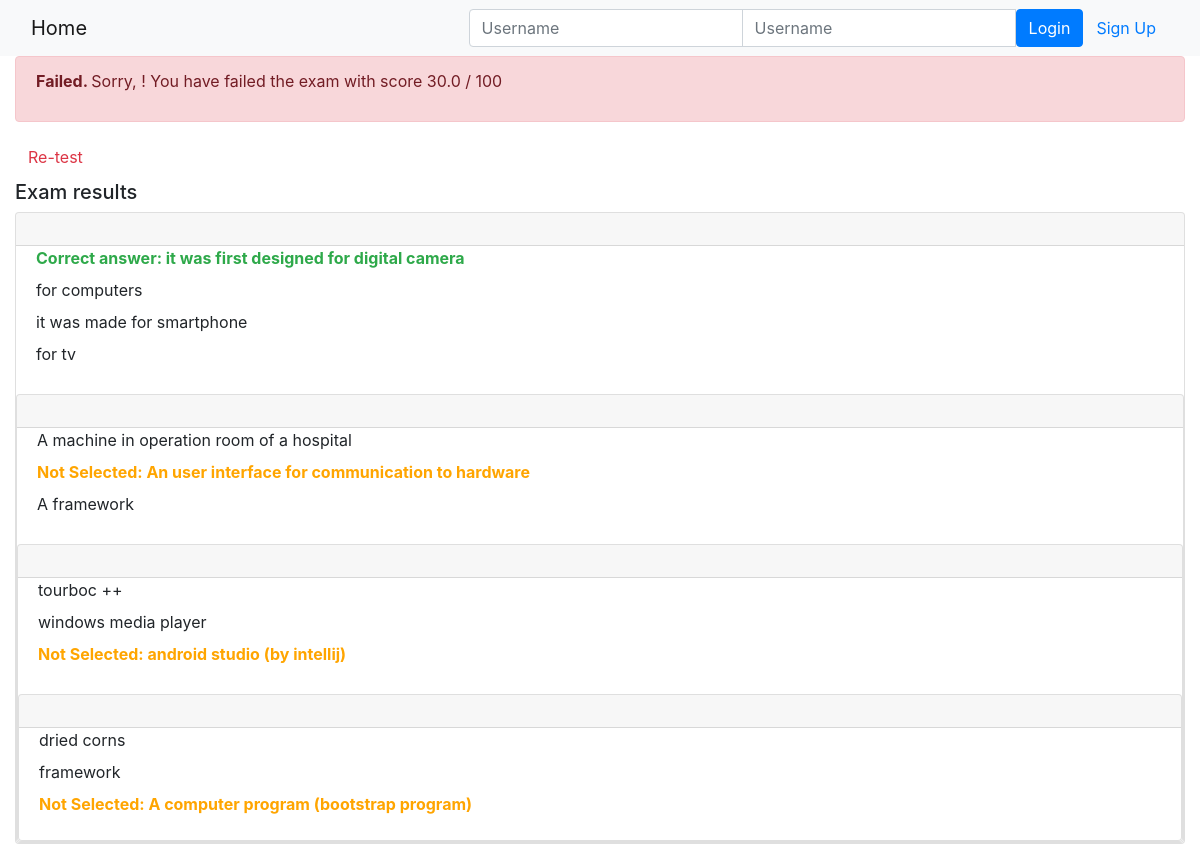
The app's page /onlinecourse/course/4/submission/4/result/ with its own data.
### onlinecourse/models.py (models this page shows, shortened)
class Question(models.Model):
    course = models.ForeignKey(Course, on_delete=models.CASCADE,null=True)
    text = models.CharField(max_length=150,null=True)
    grade = models.FloatField()

class Choice(models.Model):
    question = models.ForeignKey(Question, on_delete=models.CASCADE,null=True)
    text = models.CharField(max_length=150,null=True )
    is_correct = models.BooleanField()

### onlinecourse/views.py (the view)
# urls.py: path('course/<int:course_id>/submission/<int:submission_id>/result/', views.show_exam_result, name = 'show_exam_result'),
def show_exam_result(request, course_id, submission_id):
    context = {}
    course = get_object_or_404(Course, pk=course_id)
    submission = get_object_or_404(Submission, pk=submission_id)
    selected_choices = Submission.objects.filter(id = submission_id).values_list('choices', flat=True)
    grade = 0
    for i in submission.choices.all().filter(is_correct=True).values_list('question_id'):
        grade += Question.objects.filter(id=i[0]).first().grade
    context['course'] = course
    context['selected_ids'] = selected_choices
    context['grade'] = grade
    return render(request, 'onlinecourse/exam_result_bootstrap.html', context)

### onlinecourse/templates/onlinecourse/exam_result_bootstrap.html (shortened to what this page needs)
<!DOCTYPE html>
<html lang="en">
<head>
    {% load static %}
    <link rel="stylesheet" href="https://maxcdn.bootstrapcdn.com/bootstrap/4.5.2/css/bootstrap.min.css">
</head>
<body>
 <nav class="navbar navbar-light bg-light">
    <div class="container-fluid">
        <div class="navbar-header">
              <a class="navbar-brand" href="{% url 'onlinecourse:index' %}">Home</a>
        </div>
        <ul class="nav navbar-nav navbar-right">
            {% if user.is_authenticated %}
            <li>
                <a class="btn btn-link" href="#">{{ user.first_name }}({{ user.username }})</a>
                <a class="btn btn-link" href="{% url 'onlinecourse:logout' %}">Logout</a>
            </li>
            {% else %}
            <li>
                <form class="form-inline" action="{% url 'onlinecourse:login' %}" method="post">
                    <div class="input-group">
                        <input type="text" class="form-control" placeholder="Username" name="username" >
                        <input type="password" class="form-control" placeholder="Username" name="psw" >
                        <button class="btn btn-primary" type="submit">Login</button>
                        <a class="btn btn-link" href="{% url 'onlinecourse:registration' %}">Sign Up</a>
                    </div>
                </form>
            </li>
            {% endif %}
        </ul>
    </div>
</nav>
<div class="container-fluid">
    {% if grade > 80 %}
    <div class="alert alert-success">
       <p><b>Congratulations, {{user.first_name}}! </b>You have passed the exam and completed the course with score {{grade}} / 100</p>
    </div>
        {% else %}
        <div class="alert alert-danger">
            <p><b>Failed. </b>Sorry, {{user.first_name}}! You have failed the exam with score {{grade}} / 100</p>
        </div>
        <a class="btn btn-link text-danger" href="{% url 'onlinecourse:course_details' course.id %}">Re-test</a>
        {% endif %}
        <div class="card-columns-vertical mt-1">
        <h5 class="">Exam results</h5>
            {% for question in course.question_set.all %}
            <div class="card mt-1">
                <div class="card-header"><h5 style="font-weight:bold">{{ question.question_text}}</h5></div>
                <div class="form-group">
                    {% for choice in question.choice_set.all %}
                    <div class="form-check">
                        {% if choice.id in selected_ids %}
                            {% if choice.is_correct == True %}
                                <label style="color:#2ea94a;font-weight:bold">Correct answer: {{choice.text}}</label>
                            {% else %}
                                <label style="color:red;font-weight:bold">Wrong answer: {{choice.text}}</label>
                            {% endif %}
                        {% elif choice.id not in selected_ids and choice.is_correct == True %}
                            <label style="color:#ffa500;font-weight:bold">Not Selected: {{choice.text}}</label>
                        {% else %}
                            <label>{{choice.text}}</label>
                        {% endif %}
                    </div>
                    {% endfor %}
                </div>
            {% endfor %}
        </div>
    </div>
</body>
</html>

### records on screen
Choice: text "it was first designed for digital camera"
Choice: text "for computers"
Choice: text "it was made for smartphone"
Choice: text "for tv"
Choice: text "A machine in operation room of a hospital"
Choice: text "An user interface for communication to hardware"
Choice: text "A framework"
Choice: text "tourboc ++"
Choice: text "windows media player"
Choice: text "android studio (by intellij)"
Choice: text "dried corns"
Choice: text "framework"
Choice: text "A computer program (bootstrap program)"

### other values on screen
{{ grade }} "30.0"
